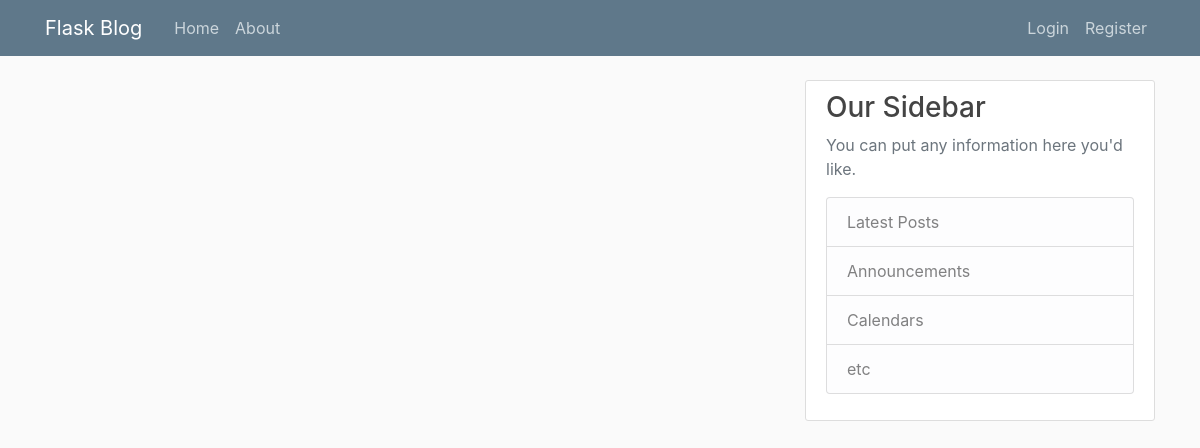
The app's page /home, older data.
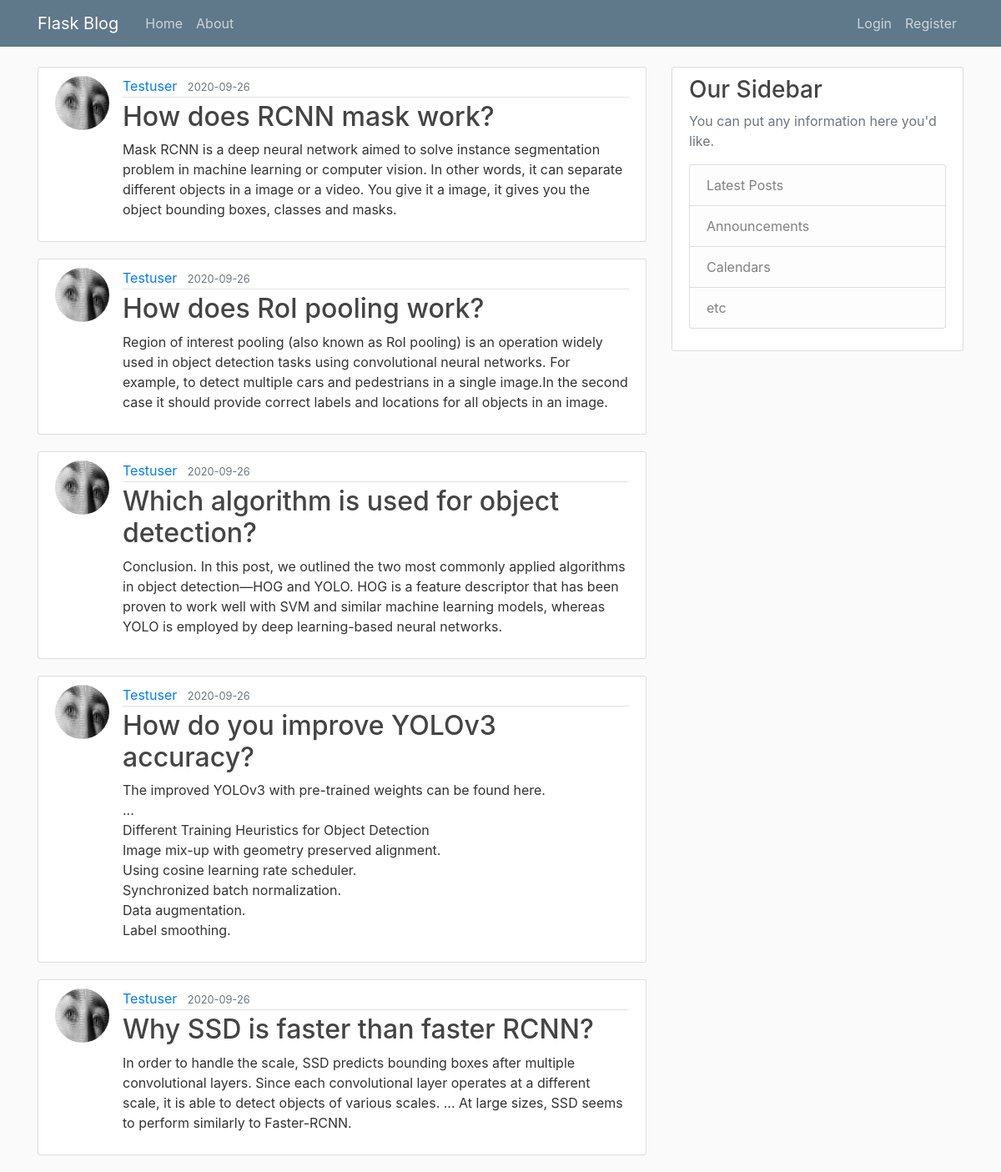
The same page, newer data.
### flaskblog/models.py (models this page shows, shortened)
class Post(db.Model):
    id = db.Column(db.Integer, primary_key=True)
    title = db.Column(db.String(100), nullable=False)
    date_posted = db.Column(db.DateTime, nullable=False, default=datetime.utcnow)
    content = db.Column(db.Text, nullable=False)
    user_id = db.Column(db.Integer, db.ForeignKey('user.id'), nullable=False)

class User(db.Model, UserMixin):
    id = db.Column(db.Integer, primary_key=True)
    username = db.Column(db.String(20), unique=True, nullable=False)
    email = db.Column(db.String(120), unique=True, nullable=False)
    image_file = db.Column(db.String(20), nullable=False, default='default.jpg')
    password = db.Column(db.String(60), nullable=False)
    posts = db.relationship('Post', backref='author', lazy=True)

### flaskblog/routes.py (the view)
@app.route("/")
@app.route("/home")
def home():
    page = request.args.get('page', 1, type=int)
    posts = Post.query.order_by(Post.date_posted.desc()).paginate(page=page, per_page=5)
    return render_template('home.html', posts=posts)

### flaskblog/templates/home.html
{% extends "layout.html" %}
{% block content %}
    {% for post in posts.items %}
        <article class="media content-section">
          <img class="rounded-circle article-img" src="{{url_for('static',filename='profile_pics/'+ post.author.image_file) }}">
          <div class="media-body">
            <div class="article-metadata">
              <a class="mr-2" href="#">{{ post.author.username }}</a>
              <small class="text-muted">{{ post.date_posted.strftime('%Y-%m-%d') }}</small>
            </div>
            <h2><a class="article-title" href="{{ url_for('post',post_id=post.id)}}">{{ post.title }}</a></h2>
            <p class="article-content">{{ post.content }}</p>
          </div>
        </article>
    {% endfor %}
{% endblock content %}

### flaskblog/templates/layout.html (shortened to what this page needs)
<!DOCTYPE html>
<html>
<head>
    <link rel="stylesheet" href="https://maxcdn.bootstrapcdn.com/bootstrap/4.0.0/css/bootstrap.min.css">
    <link rel="stylesheet" type="text/css" href="{{ url_for('static', filename='main.css') }}">
</head>
<body>
    <header class="site-header">
      <nav class="navbar navbar-expand-md navbar-dark bg-steel fixed-top">
        <div class="container">
          <a class="navbar-brand mr-4" href="/">Flask Blog</a>
          <div class="collapse navbar-collapse" id="navbarToggle">
            <div class="navbar-nav mr-auto">
              <a class="nav-item nav-link" href="{{ url_for('home') }}">Home</a>
              <a class="nav-item nav-link" href="{{ url_for('about') }}">About</a>
            </div>
            <div class="navbar-nav">
              {% if current_user.is_authenticated %}
              <a class="nav-item nav-link" href="{{ url_for('new_post') }}">New Post</a>
              <a class="nav-item nav-link" href="{{ url_for('account') }}">Account</a>
              <a class="nav-item nav-link" href="{{ url_for('logout') }}">Logout</a>
              {% else %}
                <a class="nav-item nav-link" href="{{ url_for('login') }}">Login</a>
                <a class="nav-item nav-link" href="{{ url_for('register') }}">Register</a>
                {% endif %}
            </div>
          </div>
        </div>
      </nav>
    </header>
    <main role="main" class="container">
      <div class="row">
        <div class="col-md-8">
          {% block content %}{% endblock %}
        </div>
        <div class="col-md-4">
          <div class="content-section">
            <h3>Our Sidebar</h3>
            <p class='text-muted'>You can put any information here you'd like.
              <ul class="list-group">
                <li class="list-group-item list-group-item-light">Latest Posts</li>
                <li class="list-group-item list-group-item-light">Announcements</li>
                <li class="list-group-item list-group-item-light">Calendars</li>
                <li class="list-group-item list-group-item-light">etc</li>
              </ul>
            </p>
          </div>
        </div>
      </div>
    </main>
</body>
</html>

### flaskblog/static/main.css (style rules this page uses)
body { background: #fafafa; color: #333333; margin-top: 5rem; }
h1, h2, h3, h4, h5, h6 { color: #444444; }
.bg-steel { background-color: #5f788a; }
.site-header .navbar-nav .nav-link { color: #cbd5db; }
.content-section { background: #ffffff; padding: 10px 20px; border: 1px solid #dddddd; border-radius: 3px; margin-bottom: 20px; }
.article-title { color: #444444; }
.article-content { white-space: pre-line; }
.article-img { height: 65px; width: 65px; margin-right: 16px; }
.article-metadata { padding-bottom: 1px; margin-bottom: 4px; border-bottom: 1px solid #e3e3e3 }

Row changes from the older to the newer data that the page shows:
added Post: image_file (picture), author.username "Testuser", date_posted "2020-09-26", title "How does RCNN mask work?", content "Mask RCNN is a deep neural network aimed to solve instance segmentation problem in machine learning or computer vision. In other words, it can separate different objects in a image or a video. You give it a image, it gives you the object bounding boxes, classes and masks."
added Post: image_file (picture), author.username "Testuser", date_posted "2020-09-26", title "How does RoI pooling work?", content "Region of interest pooling (also known as RoI pooling) is an operation widely used in object detection tasks using convolutional neural networks. For example, to detect multiple cars and pedestrians in a single image.In the second case it should provide correct labels and locations for all objects in an image."
added Post: image_file (picture), author.username "Testuser", date_posted "2020-09-26", title "Which algorithm is used for object detection?", content "Conclusion. In this post, we outlined the two most commonly applied algorithms in object detection—HOG and YOLO. HOG is a feature descriptor that has been proven to work well with SVM and similar machine learning models, whereas YOLO is employed by deep learning-based neural networks."
added Post: image_file (picture), author.username "Testuser", date_posted "2020-09-26", title "How do you improve YOLOv3 accuracy?", content "The improved YOLOv3 with pre-trained weights can be found here. ... Different Training Heuristics for Object Detection Image mix-up with geometry preserved alignment. Using cosine learning rate scheduler. Synchronized batch normalization. Data augmentation. Label smoothing."
added Post: image_file (picture), author.username "Testuser", date_posted "2020-09-26", title "Why SSD is faster than faster RCNN?", content "In order to handle the scale, SSD predicts bounding boxes after multiple convolutional layers. Since each convolutional layer operates at a different scale, it is able to detect objects of various scales. ... At large sizes, SSD seems to perform similarly to Faster-RCNN."
